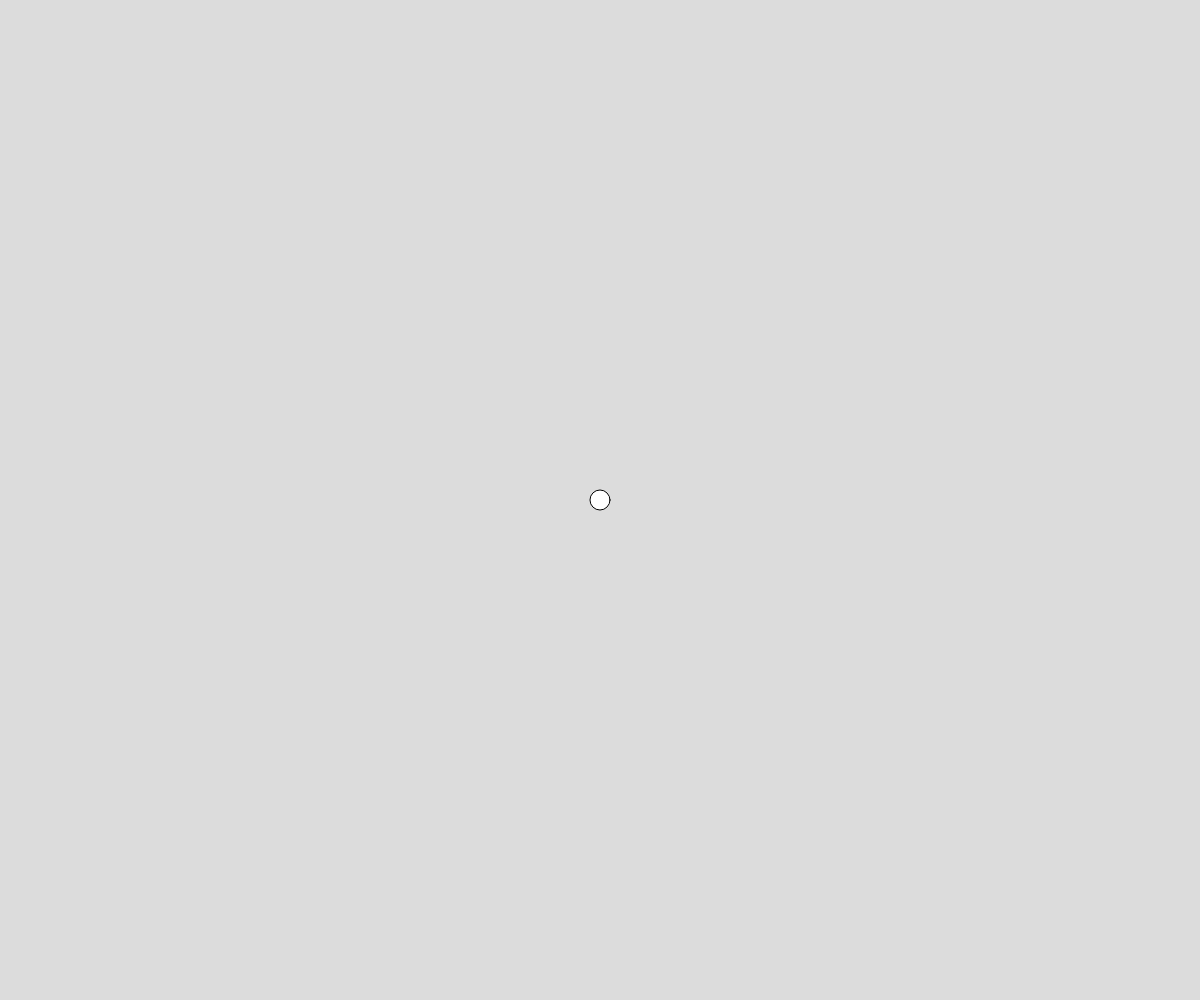
Frame 1 (no input)
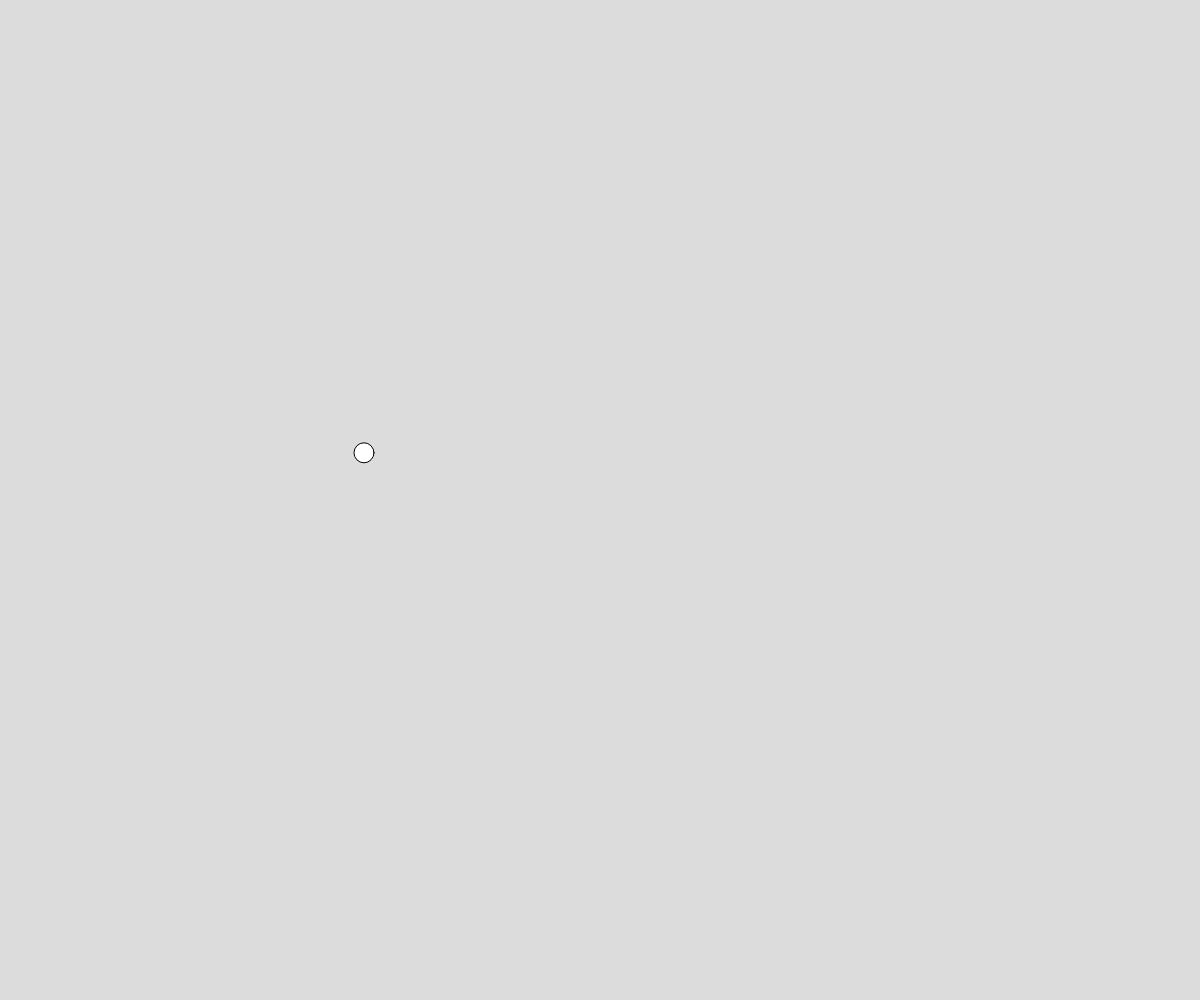
Frame 60 (no input)
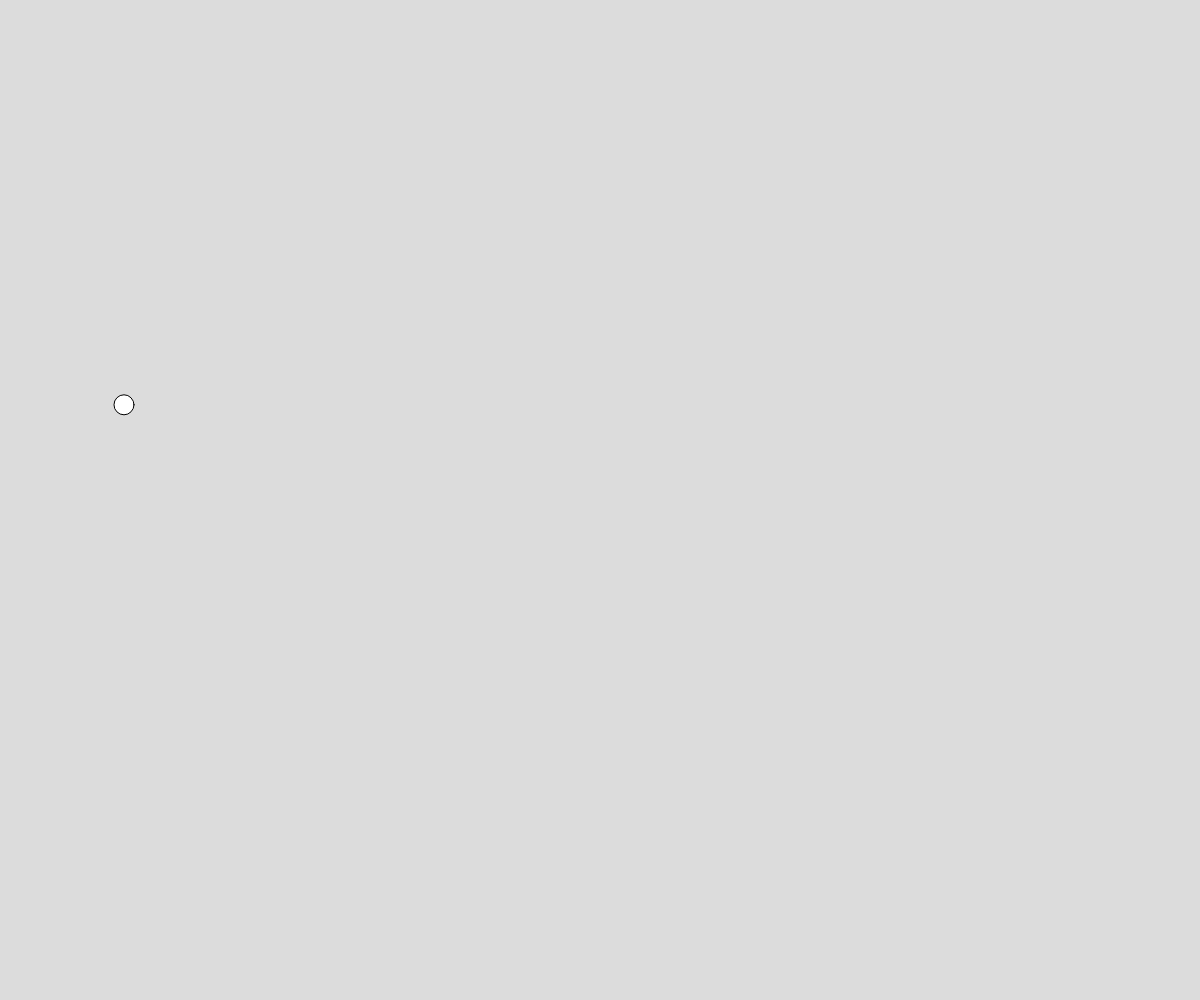
Frame 120 (the mouse pressed at the canvas centre since frame 60)

The p5.js sketch that drew these frames (run headless with seeded random() and noise() and a simulated clock; from frame 60 on, the mouse is pressed at the canvas centre):

// p5.js sketch
// ── sketch.js
let x; 
let y; 
let xspeed; 
let yspeed; 
let size;
let w = window.innerWidth;
let h = window.innerHeight;  

function setup() { 
  createCanvas(w, h);
  x = width/2
  y = height/2
  xspeed = -4; 
  yspeed = 0.2*xspeed; 
  size = 20;
} 

function draw() { 
  background(220);
  ellipse(x, y, size, size); 
  x+=xspeed; 
  y+=yspeed; 
  if (x > w-size/2 ){
    console.log("it works")
    
  }

  
}
